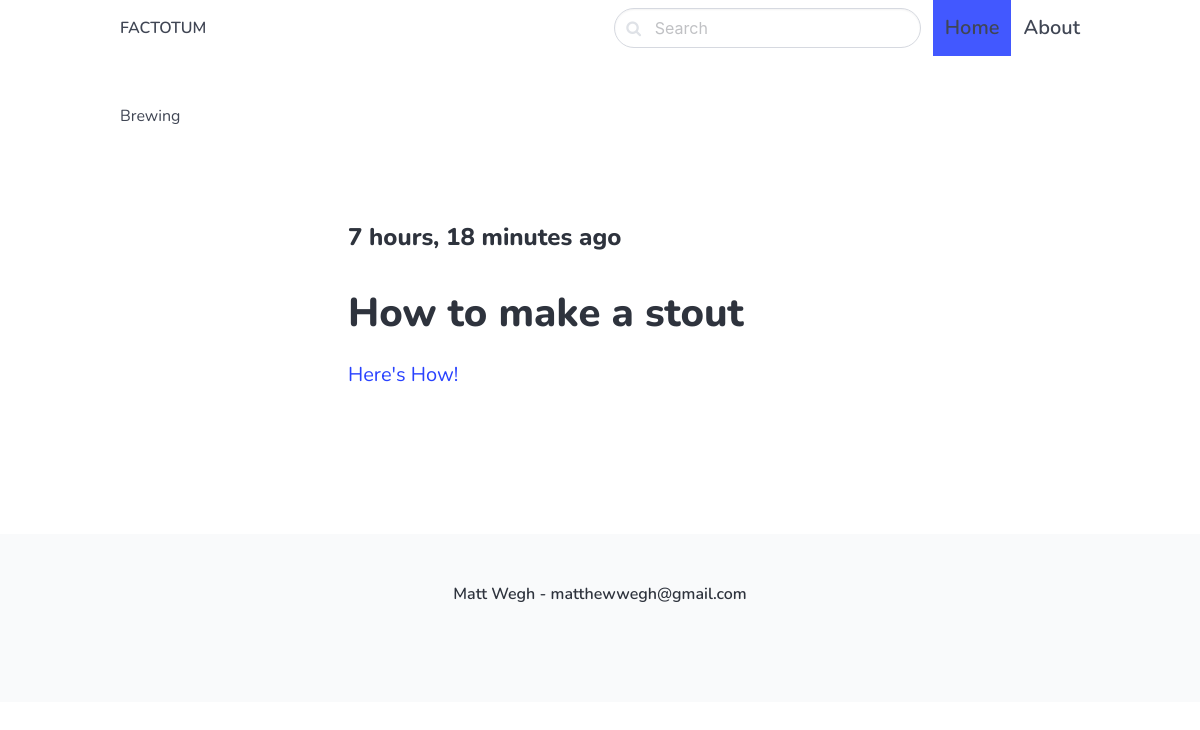
The page /brewing/ on the database as committed earlier.
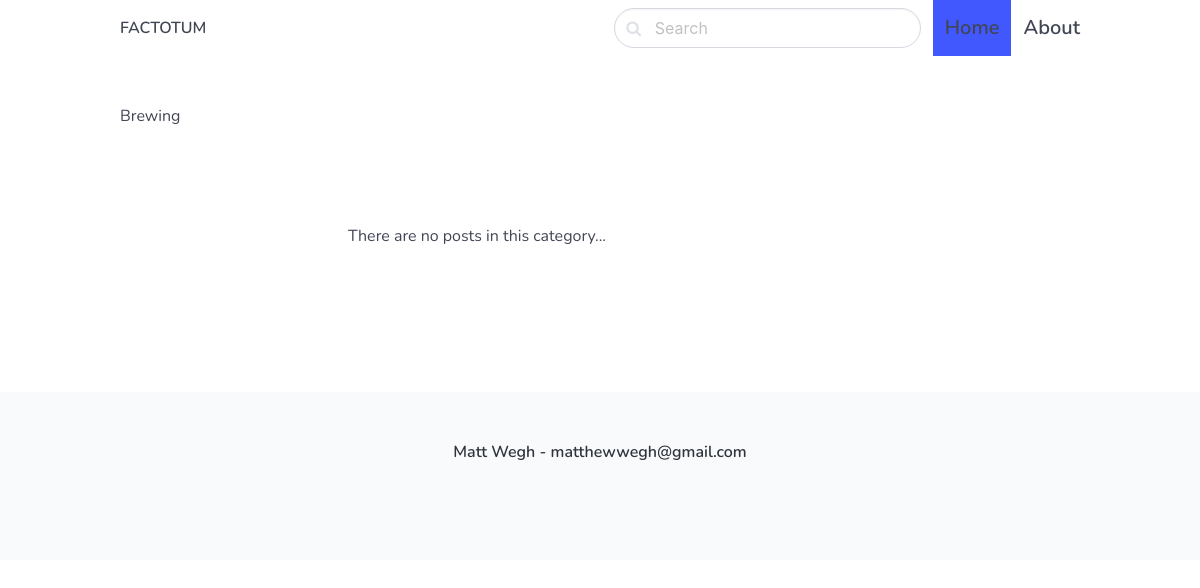
The same page on the database as committed later.
### post/models.py (models this page shows, shortened)
class Post(models.Model):
    ACTIVE = 'active'
    DRAFT = 'draft'
    CHOICES_STATUS = (
        (ACTIVE, 'Active'),
        (DRAFT, 'Draft')
    )
    category = models.ForeignKey(Category, related_name='posts', on_delete=models.CASCADE)
    title = models.CharField(max_length=255)
    slug = models.SlugField()
    intro = models.TextField()
    body = models.TextField()
    created_at = models.DateTimeField(auto_now_add=True)
    status = models.CharField(max_length=10, choices=CHOICES_STATUS, default=ACTIVE)
    image = models.ImageField(upload_to='uploads/', blank=True, null=True)
    class Meta:
        ordering = ('-created_at',)

### post/views.py (the view)
# urls.py: path('<slug:slug>/', views.category, name='category_detail'),
def category(request, slug):
        category = get_object_or_404(Category, slug=slug)
        posts = category.posts.filter(status=Post.ACTIVE)
        return render(request, 'blog/category.html', {'category': category, 'posts': posts})

### post/templates/blog/category.html (shortened to what this page needs)
{% extends 'core/base.html' %}
{% block content %}
<h1>{{ category.title }}</h1>
<section class="hero ">
    <div class="hero-body">
      <div class="container">
        <section class="section">
            <div class="columns">
                <div class="column is-8 is-offset-2">
                    {% for post in posts %}
                        <div class="content is-medium">
                            <a href="{% url 'post_detail' post.category.slug post.slug %}">
                                <h2 class="subtitle is-4">{{ post.created_at|timesince}} ago</h2>
                                 <h1 class="title">
                                    {{ post.title }}
                                 </h1>
                                <p>
                                    {{ post.intro }}
                                </p>
                            </a>
                        </div>
                        {% empty %}
                        <div class=""content">
                        <p> There are no posts in this category... </p></div>
                        {% endfor %}
                </div>
            </div>
        </div>
    </div>
</section>
{% endblock %}

Rows that differ between the two databases and show on the page:
removed Post: created_at "7 hours, 18 minutes", title "How to make a stout", intro "Here's How!"
Other text that changed with them:
text now shown: "There are no posts in this category..."
